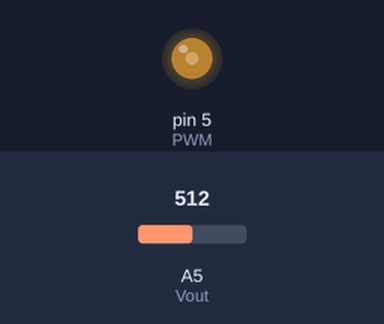
A sketch run on a simulated Arduino Uno, built with avr-gcc and run on an emulated ATmega328P. Parts: output pins drawn as LEDs (lit = HIGH). The inputs (shaded band) are chosen by the test bench; at power-on: A5 (Vout) = 512. What the sketch prints to the serial monitor is not drawn.

Above: at 0.1 s.
Timing chart, 0 to 1.6 s (numbered marks = the images above):
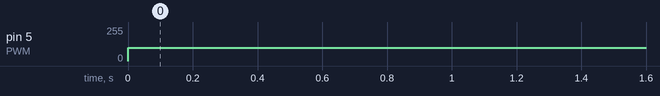

The sketch:

drive_code.ino
```cpp
#include <PID_v1.h>

const int Vout=A5;    //VOLTAGE SENSE PIN

const int PWM=5;    //FLYBACK CONVERTOR PWM

double measured_voltage;
int pwm=0;
int i=0;
int duty;

//double real_voltage;
double DUTY;
double PID_OUT;
double Error;
double ref_voltage=544;

 double Kp=1,Ki=10,Kd=0;
 PID pid(&Error,&PID_OUT,&ref_voltage,Kp,Ki,Kd,DIRECT);


void setup() {
  // put your setup code here, to run once:
  pinMode(Vout,INPUT);
  pinMode(PWM,OUTPUT);
  // 32 kHz PWM
  TCCR0A = _BV(COM0A1) | _BV(COM0B1) | _BV(WGM00);
  TCCR0B = _BV(CS00);
  pid.SetMode(AUTOMATIC);
  pid.SetTunings(Kp,Ki,Kd);

  Serial.begin(9600);

}

void loop() {
  // put your main code here, to run repeatedly:
  measured_voltage=analogRead(Vout);
  Error=measured_voltage;
  pid.Compute();

  if(PID_OUT<0)
  {
    PID_OUT=0;
    Serial.print("PID is under Limit");
  }
  else if(PID_OUT>255)
  {
    PID_OUT=255;
    Serial.print("PID is over Limit");
  }


  DUTY=255-PID_OUT;
  duty=int(DUTY);


  //analogWrite(PWM,duty);
  analogWrite(PWM,100);

 if (i>5000)
 {
    Serial.print("VOLT:");
  Serial.println(measured_voltage);
  Serial.print("PID_OUT");
  Serial.println(PID_OUT);
  Serial.print("PWM:");
  Serial.println(duty);
  Serial.print("error");
  Serial.println(Error);
  i=0;
 }
i++;
}
```

Measured:
- by itself, pin 5 (PWM): 0/255 → 100/255 at 0.00 s
